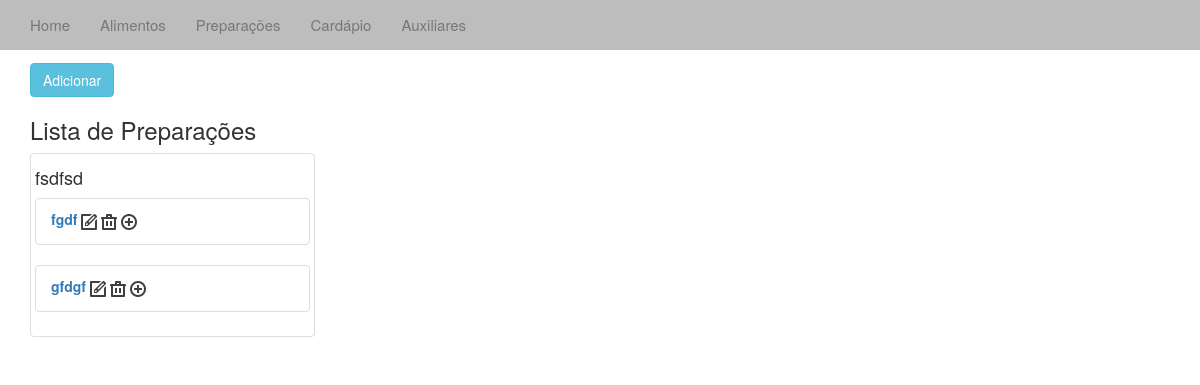
Page /prepara/ on the earlier database version.
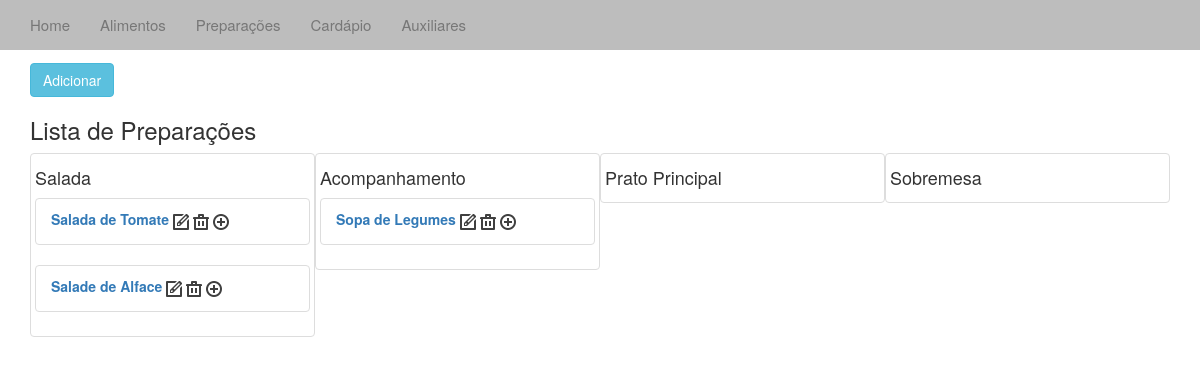
Same page on the later database version.
### cardapio/models.py (models this page shows, shortened)
class Aux(models.Model):
	tipo = models.IntegerField(1)
	desc = models.CharField(max_length=4)

class Prepara(models.Model):
	desc = models.CharField(max_length=40)
	inNatura = models.IntegerField(1)
	enxofre = models.IntegerField(1)
	sodio = models.IntegerField(1)
	cor = models.CharField(max_length=10)
	tipoPrep = models.CharField(max_length=40)
	coccao = models.CharField(max_length=40)

### cardapio/views.py (the view)
# urls.py: url(r'^prepara/', 'cardapio.views.prepara', name='prepara'),
def prepara(request):
	p_list = Prepara.objects.all().order_by('desc')
	aux_list = Aux.objects.all()
	context = {'p_list':p_list,'aux_list':aux_list}
	return render_to_response('prepara.html', context)

### templates/prepara.html (shortened to what this page needs)
{% extends "base.html" %}
{% block body%}
{% load static %}
<div class="container-fluid">
	<div class="container">
			<h2>Auxiliares</h2>
			<a href="/addprepara/"><button type="button" class="btn btn-info">Adicionar</button></a>
			<h3>Lista de Preparações</h3>
		{% if p_list %}
			{% for t in aux_list %}
				{% if t.tipo == 2 %}
				<div class="thumbnail col-sm-3">
					<h4>{{ t.desc }}</h4>
					{% for a in p_list %}
					{% if a.tipoPrep == t.desc %}
					<ul class="list-group">
					<li class="list-group-item">
						<label><a href="/verprepara/{{ a.id }}"> {{ a.desc }}</a> </label>
						<a href="/editprepara/{{ a.id }}"><img src="{% static "img/edit.png" %}" style="display:inline-block" /></a>
						<a href="/deleteprepara/{{ a.id }}"><img src="{% static "img/delete.png" %}" style="display:inline-block" /></a>
						<a href="/prep_alimentos/{{ a.id }}"><img src="{% static "img/add.png" %}" style="display:inline-block" /></a>
					</li>
					</ul>
					{% endif %}
				{% endfor %}
				</div>
				{% endif %}
			{% endfor %}
		{% endif %}
</div>
{% endblock %}

Differences in the rows shown:
removed Prepara: desc "fgdf", shown under Aux "fsdfsd"
removed Prepara: desc "gfdgf", shown under Aux "fsdfsd"
changed Aux: desc "fsdfsd" → "Salada"
added Prepara: desc "Salada de Tomate", shown under Aux "Salada"
added Prepara: desc "Salade de Alface", shown under Aux "Salada"
added Aux: desc "Acompanhamento"
added Prepara: desc "Sopa de Legumes", shown under "Acompanhamento"
added Aux: desc "Prato Principal"
added Aux: desc "Sobremesa"
